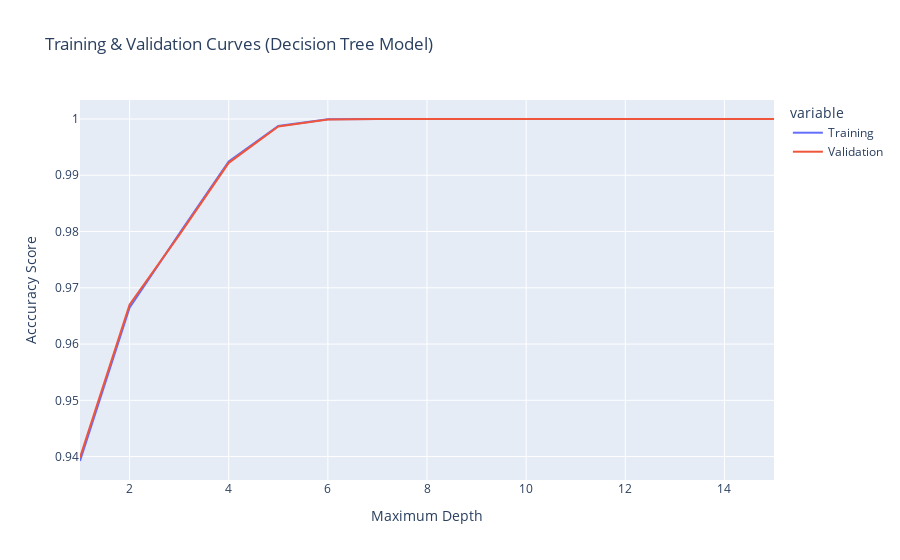

The notebook cell saved with this chart:
### Code cell
tune_data = pd.DataFrame(
    data = {'Training': training_acc, 'Validation': validation_acc}, 
    index=depth_hyperparams
)

# Display the figure
fig = px.line(
    data_frame=tune_data, 
    x=depth_hyperparams, 
    y=['Training', 'Validation'], 
    title="Training & Validation Curves (Decision Tree Model)"
)

# Add axes titles
fig.update_layout(xaxis_title ="Maximum Depth", yaxis_title="Acccuracy Score")
fig.show()

### Figure 1 — Plotly figure (JSON) as saved in the notebook; plotly's stock layout.template omitted (floating-point values rounded to 4 significant figures)
{"data": [{"hovertemplate": "variable=Training<br>x=%{x}<br>value=%{y}<extra></extra>", "legendgroup": "Training", "line": {"color": "#636efa", "dash": "solid"}, "marker": {"symbol": "circle"}, "mode": "lines", "name": "Training", "orientation": "v", "showlegend": true, "type": "scatter", "x": [1, 2, 3, 4, 5, 6, 7, 8, 9, 10, 11, 12, 13, 14, 15], "xaxis": "x", "y": [0.9392, 0.9665, 0.9796, 0.9925, 0.9988, 0.9999, 1, 1, 1, 1, 1, 1, 1, 1, 1], "yaxis": "y"}, {"hovertemplate": "variable=Validation<br>x=%{x}<br>value=%{y}<extra></extra>", "legendgroup": "Validation", "line": {"color": "#EF553B", "dash": "solid"}, "marker": {"symbol": "circle"}, "mode": "lines", "name": "Validation", "orientation": "v", "showlegend": true, "type": "scatter", "x": [1, 2, 3, 4, 5, 6, 7, 8, 9, 10, 11, 12, 13, 14, 15], "xaxis": "x", "y": [0.9398, 0.967, 0.9794, 0.9922, 0.9987, 0.9999, 1.0, 1.0, 1.0, 1.0, 1.0, 1.0, 1.0, 1.0, 1.0], "yaxis": "y"}], "layout": {"legend": {"title": {"text": "variable"}, "tracegroupgap": 0}, "title": {"text": "Training & Validation Curves (Decision Tree Model)"}, "xaxis": {"anchor": "y", "domain": [0, 1], "title": {"text": "Maximum Depth"}}, "yaxis": {"anchor": "x", "domain": [0, 1], "title": {"text": "Acccuracy Score"}}}}
